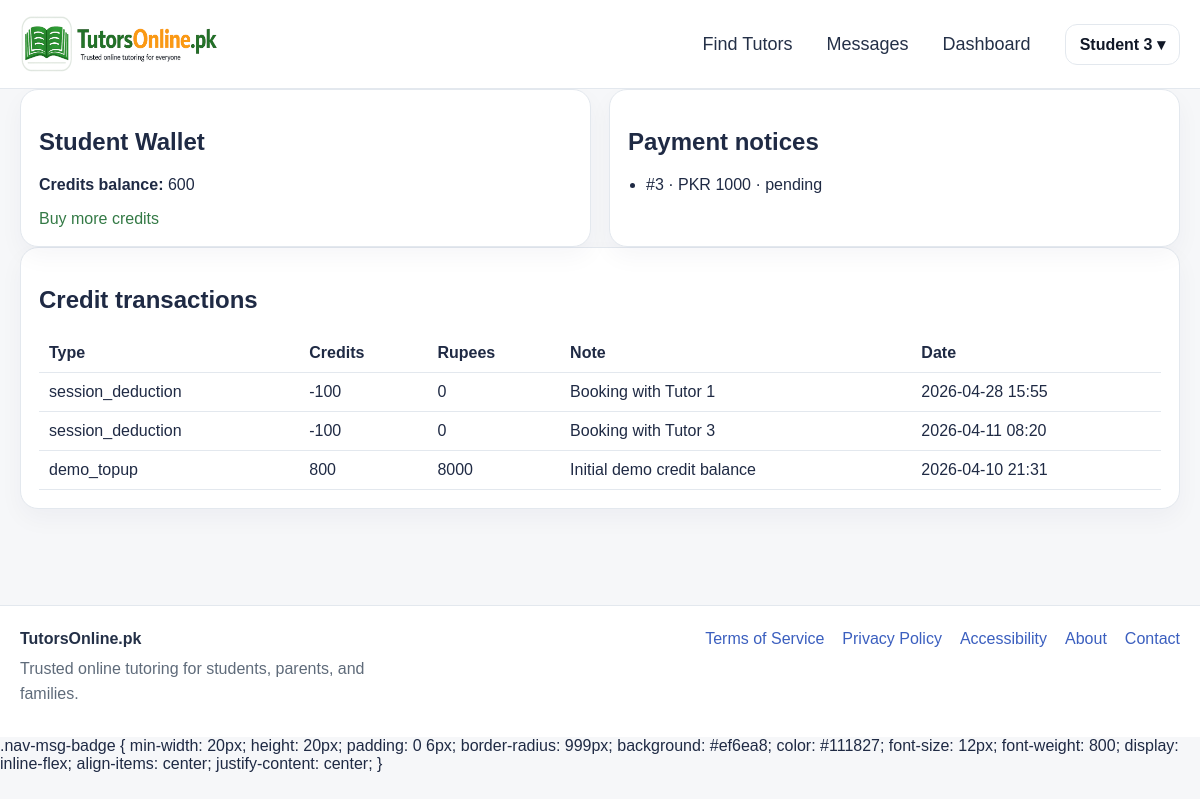
The page /wallet (signed in) on the database as committed earlier.
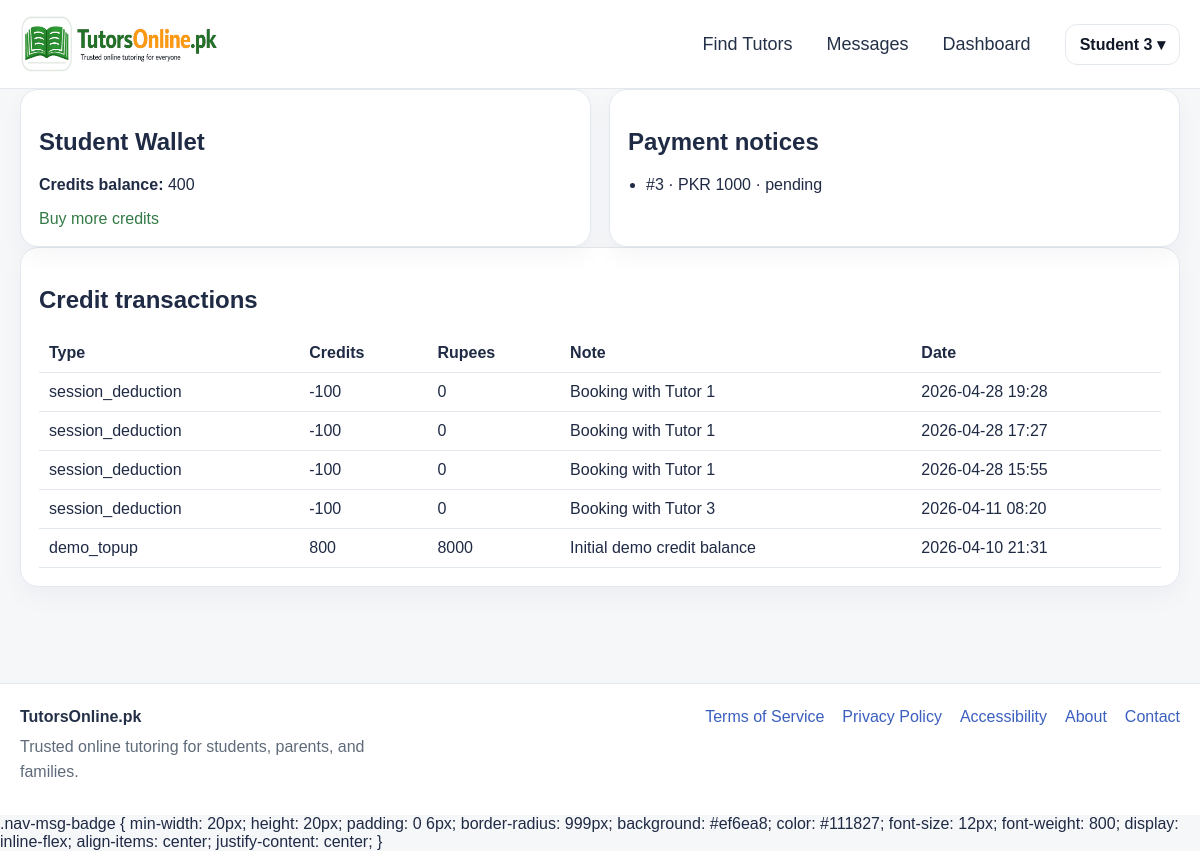
The same page on the database as committed later.
### app.py (models this page shows, shortened)
class User(UserMixin, db.Model):
    id = db.Column(db.Integer, primary_key=True)
    email = db.Column(db.String(120), unique=True, nullable=False)
    password_hash = db.Column(db.String(255), nullable=False)
    role = db.Column(db.String(20), nullable=False, default="student")
    full_name = db.Column(db.String(120), nullable=False)
    public_name = db.Column(db.String(120), nullable=False)
    qualification = db.Column(db.String(120), default="")
    subjects = db.Column(db.String(255), default="")
    class_levels = db.Column(db.String(255), default="")
    experience_years = db.Column(db.Integer, default=0)
    bio = db.Column(db.Text, default="")
    degree_title = db.Column(db.String(255), default="")
    degree_major = db.Column(db.String(255), default="")
    degree_institution = db.Column(db.String(255), default="")
    degree_year = db.Column(db.String(50), default="")
    degree_grade = db.Column(db.String(50), default="")
    previous_path_choice = db.Column(db.String(50), default="")
    mphil_title = db.Column(db.String(255), default="")
    mphil_major = db.Column(db.String(255), default="")
    mphil_institution = db.Column(db.String(255), default="")
    mphil_year = db.Column(db.String(50), default="")
    mphil_grade = db.Column(db.String(50), default="")
    mphil_additional_note = db.Column(db.String(255), default="")
    masters_title = db.Column(db.String(255), default="")
    masters_major = db.Column(db.String(255), default="")
    masters_institution = db.Column(db.String(255), default="")
    masters_year = db.Column(db.String(50), default="")
    masters_grade = db.Column(db.String(50), default="")
    masters_additional_note = db.Column(db.String(255), default="")
    bachelor_title = db.Column(db.String(255), default="")
    bachelor_major = db.Column(db.String(255), default="")
    bachelor_institution = db.Column(db.String(255), default="")
    bachelor_year = db.Column(db.String(50), default="")
    bachelor_grade = db.Column(db.String(50), default="")
    bachelor_additional_note = db.Column(db.String(255), default="")
    inter_program = db.Column(db.String(100), default="")
    inter_institution = db.Column(db.String(255), default="")
    inter_grade = db.Column(db.String(50), default="")
    inter_year = db.Column(db.String(50), default="")
    matric_program = db.Column(db.String(100), default="")
    matric_institution = db.Column(db.String(255), default="")
    matric_grade = db.Column(db.String(50), default="")
    matric_year = db.Column(db.String(50), default="")
    gender = db.Column(db.String(50), default="")
    city = db.Column(db.String(120), default="")
    main_subject = db.Column(db.String(120), default="")
    additional_subjects = db.Column(db.String(255), default="")
    student_level = db.Column(db.String(120), default="")
    student_subject_needed = db.Column(db.String(120), default="")
    preferred_tutor_gender = db.Column(db.String(50), default="")
    learning_mode = db.Column(db.String(50), default="")
    teaching_mode = db.Column(db.String(50), default="")
    hourly_rate = db.Column(db.Integer, default=0)
    mobile_number = db.Column(db.String(40), default="")
    cnic_number = db.Column(db.String(40), default="")
    profile_image = db.Column(db.String(255), default="")
    degree_file = db.Column(db.String(255), default="")
    additional_qualification_level = db.Column(db.String(80), default="")
    additional_qualification_title = db.Column(db.String(255), default="")
    additional_qualification_major = db.Column(db.String(255), default="")
    additional_qualification_institution = db.Column(db.String(255), default="")
    additional_qualification_year = db.Column(db.String(50), default="")
    additional_qualification_grade = db.Column(db.String(50), default="")
    additional_qualification_file = db.Column(db.String(255), default="")
    demo_video_url = db.Column(db.String(255), default="")
    demo_video_file = db.Column(db.String(255), default="")
    modest_profile = db.Column(db.Boolean, default=False)
    audio_only = db.Column(db.Boolean, default=False)
    is_active_user = db.Column(db.Boolean, default=True)
    is_verified_tutor = db.Column(db.Boolean, default=False)
    profile_stage = db.Column(db.String(40), default="basic_complete")
    verification_submitted_at = db.Column(db.DateTime)
    approved_at = db.Column(db.DateTime)
    rejected_at = db.Column(db.DateTime)
    admin_review_note = db.Column(db.Text, default="")
    is_public_tutor = db.Column(db.Boolean, default=False)
    tutor_category = db.Column(db.String(80), default="")
    bonus_credits = db.Column(db.Integer, default=0)
    total_earnings_pkr = db.Column(db.Integer, default=0)
    monthly_earnings_pkr = db.Column(db.Integer, default=0)
    sessions_completed = db.Column(db.Integer, default=0)
    rating_avg = db.Column(db.Float, default=0.0)
    rating_count = db.Column(db.Integer, default=0)
    credits_balance = db.Column(db.Integer, default=0)
    pending_payout_pkr = db.Column(db.Integer, default=0)
    payout_method = db.Column(db.String(30), default="bank")
    payout_account_title = db.Column(db.String(120), default="")
    payout_account_number = db.Column(db.String(120), default="")
    payout_iban = db.Column(db.String(64), default="")
    created_at = db.Column(db.DateTime, default=datetime.utcnow)
    bookings_as_student = db.relationship(
        "Booking",
        backref="student",
        lazy=True,
        foreign_keys="Booking.student_id",
    )
    bookings_as_tutor = db.relationship(
        "Booking",
        backref="tutor",
        lazy=True,
        foreign_keys="Booking.tutor_id",
    )
    @property
    def is_active(self):
        return self.is_active_user

class PaymentNotice(db.Model):
    id = db.Column(db.Integer, primary_key=True)
    student_id = db.Column(db.Integer, db.ForeignKey("user.id"), nullable=False)
    amount_sent_pkr = db.Column(db.Integer, nullable=False)
    claimed_credits = db.Column(db.Integer, nullable=False)
    sender_name = db.Column(db.String(120), default="")
    sender_account = db.Column(db.String(120), default="")
    transfer_method = db.Column(db.String(50), default="bank")
    screenshot_filename = db.Column(db.String(255), default="")
    note = db.Column(db.Text, default="")
    status = db.Column(db.String(20), default="pending")
    admin_note = db.Column(db.Text, default="")
    reviewed_at = db.Column(db.DateTime)
    created_at = db.Column(db.DateTime, default=datetime.utcnow)
    student = db.relationship("User", backref="payment_notices")

class CreditTransaction(db.Model):
    id = db.Column(db.Integer, primary_key=True)
    user_id = db.Column(db.Integer, db.ForeignKey("user.id"), nullable=False)
    credits_change = db.Column(db.Integer, nullable=False)
    rupee_amount = db.Column(db.Integer, default=0)
    tx_type = db.Column(db.String(50), nullable=False)
    note = db.Column(db.String(255), default="")
    created_at = db.Column(db.DateTime, default=datetime.utcnow)
    user = db.relationship("User", backref="credit_transactions")

### app.py (the view, shortened to what this page needs)
@app.route("/wallet")
@login_required
def student_wallet():
    if current_user.role == "student":
        txs = (
            CreditTransaction.query.filter_by(user_id=current_user.id)
            .order_by(CreditTransaction.created_at.desc())
            .all()
        )
        notices = (
            PaymentNotice.query.filter_by(student_id=current_user.id)
            .order_by(PaymentNotice.created_at.desc())
            .all()
        )
        return render_template("student_wallet.html", txs=txs, notices=notices)

### app.py (called while the page is built)
@app.context_processor
def inject_message_badge():
    return {
        "global_unread_messages": unread_message_count_for(current_user)
        if current_user.is_authenticated else 0
    }

@login_manager.user_loader
def load_user(user_id):
    return User.query.get(int(user_id))

@app.context_processor
def inject_globals():
    return {
        "credit_rate": app.config["CREDIT_RATE"],
        "google_configured": bool(
            app.config["GOOGLE_CLIENT_ID"] and app.config["GOOGLE_CLIENT_SECRET"]
        ),
        "under_construction": UNDER_CONSTRUCTION,
    }

### templates/student_wallet.html
{% extends 'base.html' %}
{% block content %}
<section class="grid two">
  <div class="card">
    <h1>Student Wallet</h1>
    <p><strong>Credits balance:</strong> {{ current_user.credits_balance }}</p>
    <a class="btn" href="{{ url_for('buy_credits') }}">Buy more credits</a>
  </div>
  <div class="card">
    <h2>Payment notices</h2>
    <ul class="clean-list">
      {% for notice in notices %}
      <li>#{{ notice.id }} · PKR {{ notice.amount_sent_pkr }} · {{ notice.status }}</li>
      {% else %}
      <li>No notices yet.</li>
      {% endfor %}
    </ul>
  </div>
</section>
<section class="card">
  <h2>Credit transactions</h2>
  <table class="table">
    <tr><th>Type</th><th>Credits</th><th>Rupees</th><th>Note</th><th>Date</th></tr>
    {% for tx in txs %}
    <tr><td>{{ tx.tx_type }}</td><td>{{ tx.credits_change }}</td><td>{{ tx.rupee_amount }}</td><td>{{ tx.note }}</td><td>{{ tx.created_at.strftime('%Y-%m-%d %H:%M') }}</td></tr>
    {% else %}
    <tr><td colspan="5">No transactions yet.</td></tr>
    {% endfor %}
  </table>
</section>
{% endblock %}

### templates/base.html (shortened to what this page needs)
<!doctype html>
<html lang="en">
<head>
  <link rel="stylesheet" href="{{ url_for('static', filename='css/styles.css') }}">
</head>
<body>
  <header class="site-header">
    <div class="container nav-wrap">
      <a href="{{ url_for('index') }}" class="brand">
        <img src="{{ url_for('static', filename='images/logo.png') }}" alt="TutorsOnline.pk" class="brand-logo">
      </a>
     <nav class="main-nav">
      <a href="{{ url_for('tutors') }}">Find Tutors</a>
      {% if current_user.is_authenticated %}
        <a href="{{ url_for('messages_inbox') }}" class="nav-messages-link">
          Messages
        </a>
        <a href="{{ url_for('dashboard') }}">Dashboard</a>
        <div class="nav-user-dropdown">
          <button type="button" class="nav-user-trigger">
            {{ current_user.public_name or 'Account' }} ▾
          </button>
        </div>
      {% else %}
        <a href="{{ url_for('contact') }}">Contact</a>
        <a href="{{ url_for('login') }}">Login</a>
        <a href="{{ url_for('register') }}" class="nav-join-btn">Join</a>
      {% endif %}
    </nav>
    </div>
  </header>
  <main class="site-main">
    <div class="container">
      {% block content %}{% endblock %}
    </div>
  </main>
  <footer class="site-footer">
    <div class="container footer-wrap">
      <div class="footer-brand">
        <strong>TutorsOnline.pk</strong>
        <p>Trusted online tutoring for students, parents, and families.</p>
      </div>
      <div class="footer-links">
        <a href="{{ url_for('terms') }}">Terms of Service</a>
        <a href="{{ url_for('privacy') }}">Privacy Policy</a>
        <a href="{{ url_for('accessibility') }}">Accessibility</a>
        <a href="{{ url_for('about') }}">About</a>
        <a href="{{ url_for('contact') }}">Contact</a>
      </div>
    </div>
  </footer>
.nav-msg-badge {
  min-width: 20px;
  height: 20px;
  padding: 0 6px;
  border-radius: 999px;
  background: #ef6ea8;
  color: #111827;
  font-size: 12px;
  font-weight: 800;
  display: inline-flex;
  align-items: center;
  justify-content: center;
}
</body>
</html>

Rows that differ between the two databases and show on the page:
changed User "Student 3": credits_balance "600" → "400"
added CreditTransaction: tx_type "session_deduction", credits_change "-100", rupee_amount "0", note "Booking with Tutor 1", created_at "2026-04-28 19:28"
added CreditTransaction: tx_type "session_deduction", credits_change "-100", rupee_amount "0", note "Booking with Tutor 1", created_at "2026-04-28 17:27"
